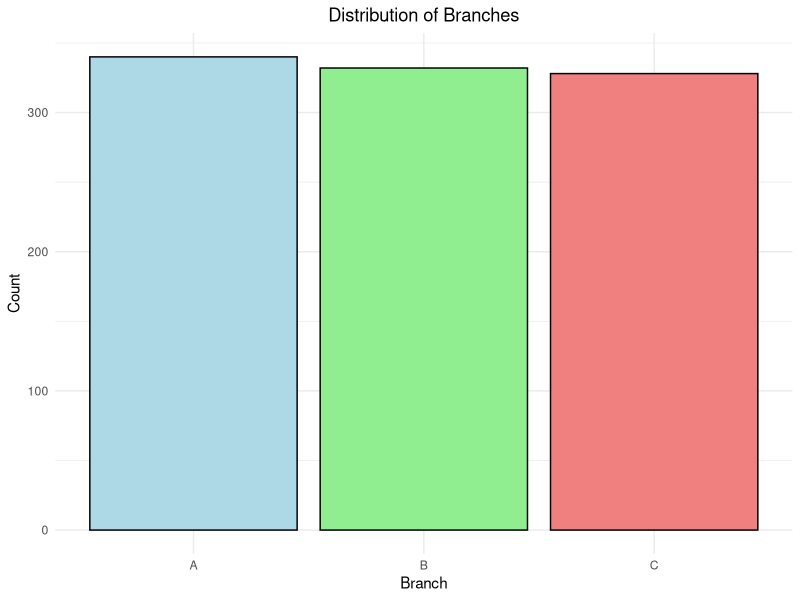
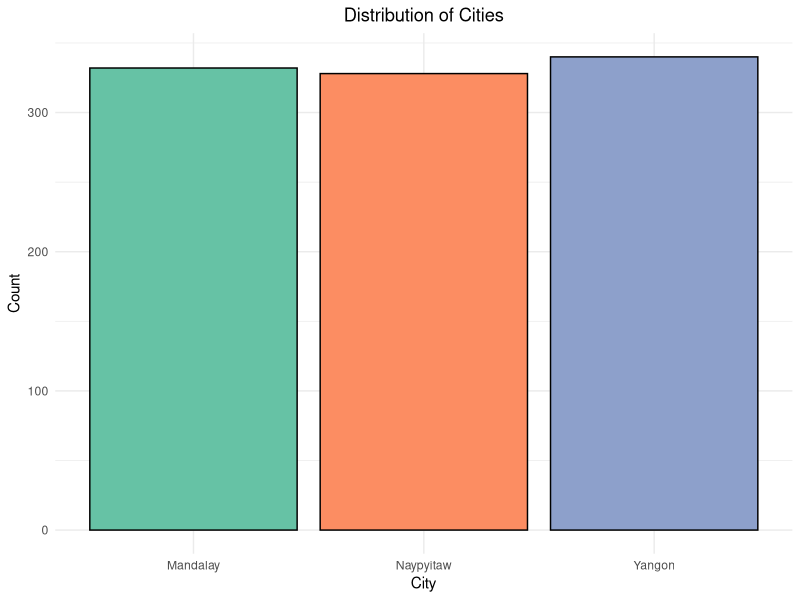
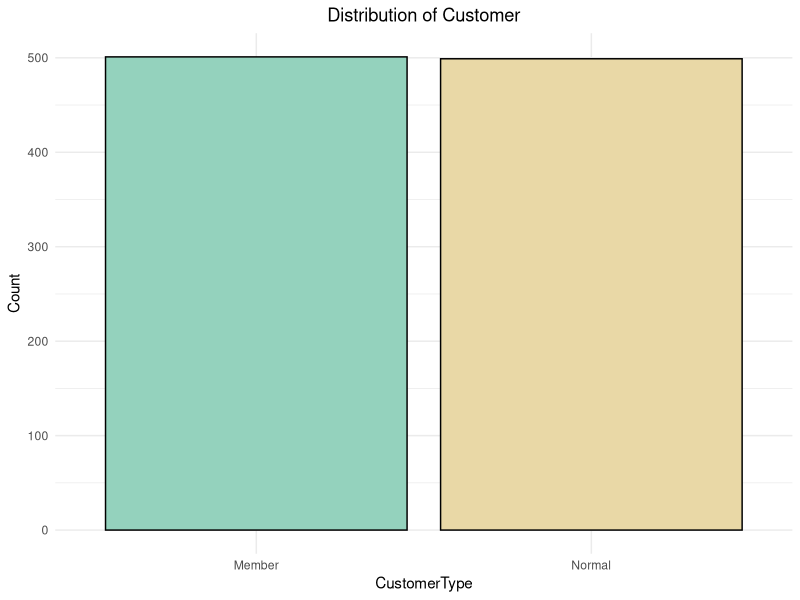
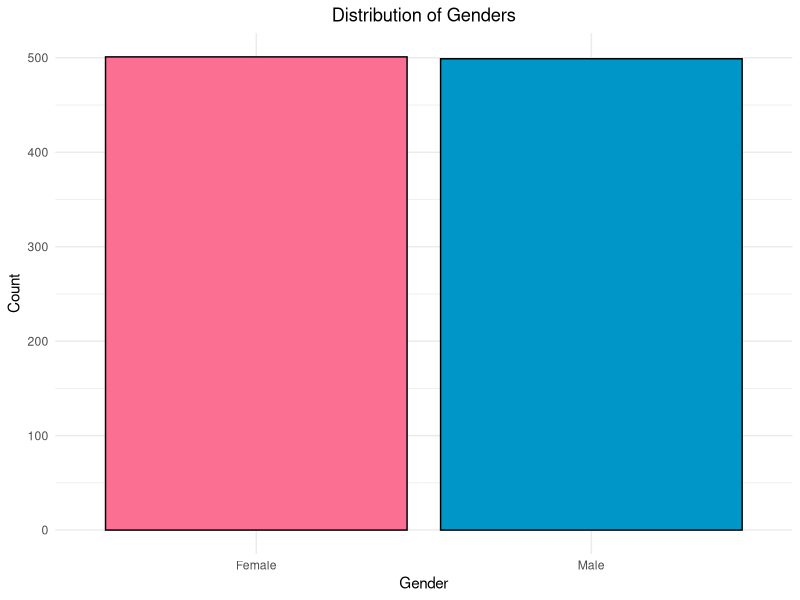
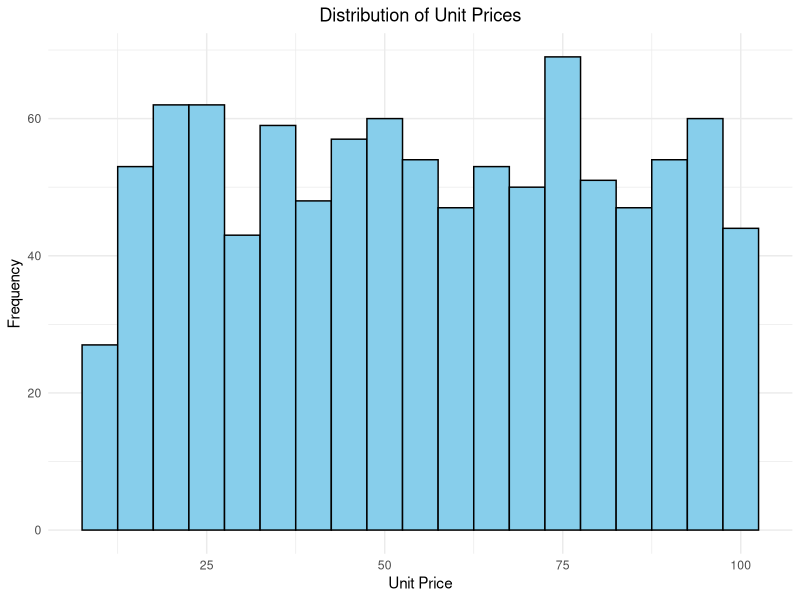
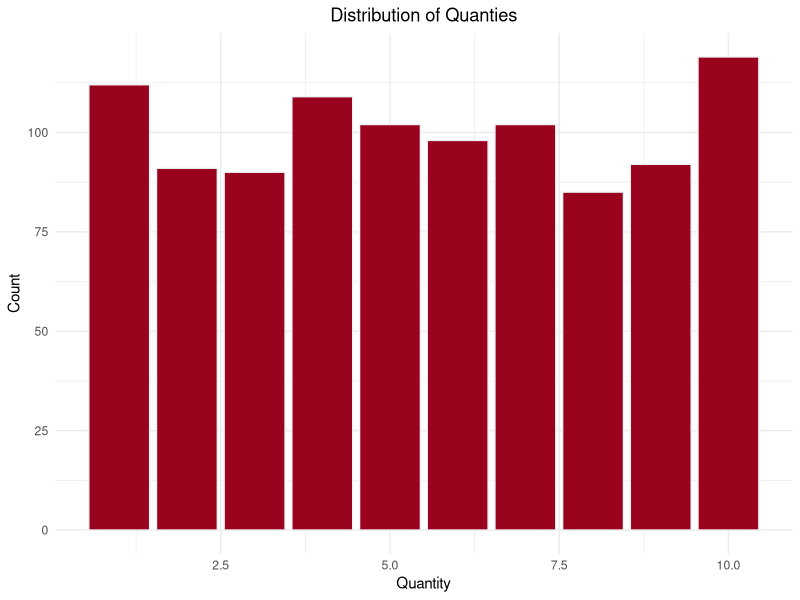
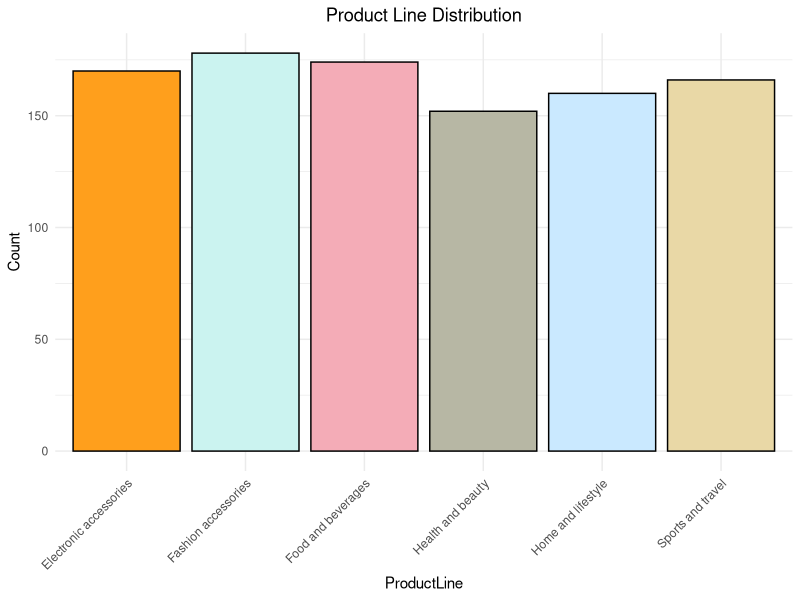
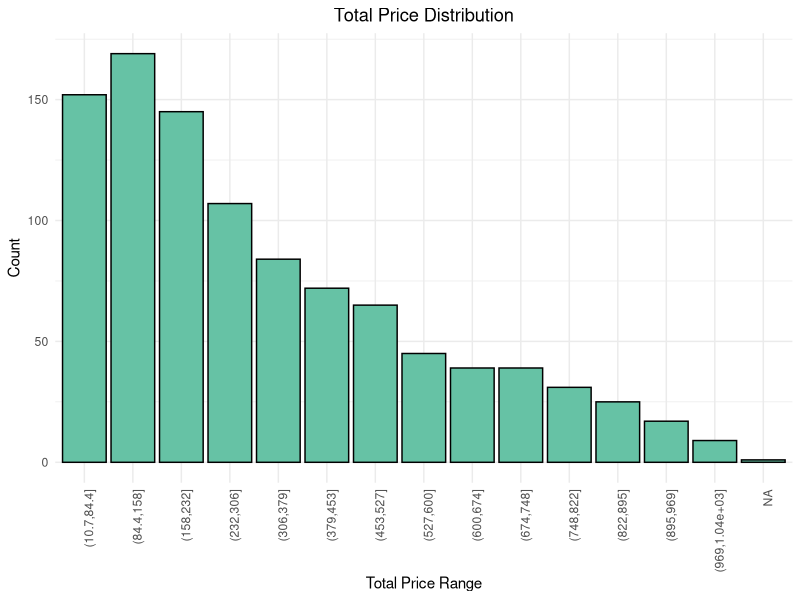

Here is the R script that generated these plots, in order: (Note: this script raises an error after producing the figures.)
library(ggplot2)
library(corrplot)



#Establishing the working directory for the R project within the project folder.
setwd("add data path")
getwd()

#Reading the superMarketSales data set
superMarket <- read.csv(file="supermarketSales.csv",header = TRUE, sep=',')

#Displaying the superMarketSales data frame as a table
View(superMarket)

#Statistics of the superMarketSales data frame
str(superMarket)

#Printing the first five lines(head) of the superMarketSales data frame
head(superMarket)

#Printing the last five lines(tail) of the superMarketSales data frame
tail(superMarket)

#Summary of the data frame
summary(superMarket)

#Changing the names of the columns
colnames(superMarket) <- c("InvoiceId","Branch","City","CustomerType","Gender","ProductLine","UnitPrice","Quantity","Tax5%","Total","Date","Time","Payment","Cogs","GrossMarginPercent","GrossIncome","Rating")

#Converting the character to factor
superMarket$InvoiceId <- factor(superMarket$InvoiceId)
superMarket$Branch <- factor(superMarket$Branch)
superMarket$City <- factor(superMarket$City)
superMarket$CustomerType <- factor(superMarket$CustomerType)
superMarket$Gender <- factor(superMarket$Gender)
superMarket$ProductLine <- factor(superMarket$ProductLine)
superMarket$Payment <- factor(superMarket$Payment)

#Converting the character date to date format
superMarket$Date <- as.Date(superMarket$Date,format="%d-%m-%Y")

head(superMarket)

str(superMarket)

#Assessing the presence of missing or NA values in the data frame.
any(is.na(superMarket))
beforeCleaning <- dim(superMarket)
beforeCleaning
install.packages("tidyverse")
library(tidyr)
superMarket <-  drop_na(superMarket)
any(is.na(superMarket))
afterCleaning <- dim(superMarket)
afterCleaning

# Checking whether the data types of the variables are correct or not
is.factor(superMarket$InvoiceId)
is.factor(superMarket$Branch)
is.factor(superMarket$City)
is.factor(superMarket$CustomerType)
is.factor(superMarket$Gender)
is.factor(superMarket$ProductLine)
is.numeric(superMarket$UnitPrice)
is.numeric(superMarket$Quantity)
is.numeric(superMarket$`Tax5%`)
is.numeric(superMarket$Total)
is.numeric(superMarket$Time)
is.factor(superMarket$Payment)
is.numeric(superMarket$Cogs)
is.numeric(superMarket$GrossMarginPercent)
is.numeric(superMarket$GrossIncome)
is.numeric(superMarket$Rating)

#Removing the unwanted columns and using the necessary columns from the supermarket data frame
newSuperMarketData <- superMarket[,c("Branch","City","CustomerType","Gender","UnitPrice","Quantity","Tax5%","ProductLine","Total","Date","Time","Payment","Rating")]

head(newSuperMarketData)

summary(newSuperMarketData)

str(newSuperMarketData)




#Bar plot for the branch column
branch <- ggplot(newSuperMarketData, aes(x = Branch)) +
  geom_bar(fill = c("lightblue", "lightgreen", "lightcoral"), color = "black") +
  labs(title = "Distribution of Branches", x = "Branch", y = "Count") +
  theme_minimal() +
  theme(plot.title = element_text(hjust = 0.5))

print(branch)


#Bar plot for the City column
city <- ggplot(newSuperMarketData, aes(x = City)) + 
  geom_bar(fill = c("#66c2a5", "#fc8d62", "#8da0cb"), color = "black") + 
  labs(title = "Distribution of Cities", x = "City", y = "Count") + 
  theme_minimal() + 
  theme(plot.title = element_text(hjust = 0.5))

print(city)


#Bar plot for the Customer Type column
customerType <- ggplot(newSuperMarketData, aes(x = CustomerType)) + 
  geom_bar(fill = c("#94d2bd", "#e9d8a6"), color = "black") + 
  labs(title = "Distribution of Customer", x = "CustomerType", y = "Count") + 
  theme_minimal() + 
  theme(plot.title = element_text(hjust = 0.5))

print(customerType)


#Bar plot for the Gender column
gender <- ggplot(newSuperMarketData, aes(x = Gender)) + 
  geom_bar(fill = c("#fb6f92", "#0096c7"), color = "black") + 
  labs(title = "Distribution of Genders", x = "Gender", y = "Count") + 
  theme_minimal() + 
  theme(plot.title = element_text(hjust = 0.5))

print(gender)


#Bar plot for the Unit Price column
unitPrice <- ggplot(newSuperMarketData, aes(x = UnitPrice)) + 
  geom_histogram(binwidth = 5, fill = "skyblue", color = "black") + 
  labs(title = "Distribution of Unit Prices", x = "Unit Price", y = "Frequency") + 
  theme_minimal() + 
  theme(plot.title = element_text(hjust = 0.5))

print(unitPrice)


#Bar plot for the Quantity column
quantity <- ggplot(newSuperMarketData, aes(x = Quantity)) + 
  geom_bar(fill = "#9a031e", color = "#edf2f4") + 
  labs(title = "Distribution of Quanties", x = "Quantity", y = "Count") + 
  theme_minimal() + 
  theme(plot.title = element_text(hjust = 0.5))

print(quantity)


#Bar plot for the Product Line column
productLine <- ggplot(newSuperMarketData, aes(x = ProductLine)) + 
  geom_bar(fill = c("#ff9f1c","#cbf3f0","#f4acb7","#b7b7a4","#cae9ff", "#e9d8a6"), color = "black") + 
  labs(title = "Product Line Distribution", x = "ProductLine", y = "Count") + 
  theme_minimal() + theme(axis.text.x = element_text(angle = 45, hjust = 1)) + 
  theme(plot.title = element_text(hjust = 0.5))

print(productLine)

#Bar plot for the Total column
breaks <- seq(min(superMarket$Total), max(superMarket$Total), length.out = 15)
total <- ggplot(newSuperMarketData, aes(x = cut(Total, breaks = breaks))) +
  geom_bar(fill = "#66c2a5", color = "black") +
  labs(title = "Total Price Distribution", x = "Total Price Range", y = "Count") +
  theme_minimal()+ theme(axis.text.x = element_text(angle = 90, hjust = 1))+theme(plot.title = element_text(hjust = 0.5))
print(total)


#Bar plot for the Dates column
dates <- ggplot(newSuperMarketData, aes(x = format(Date, "%Y-%m"))) +
  geom_bar(fill = "#f7aef8", color = "black") +
  labs(title = "Monthly Date Distribution", x = "Month", y = "Count") +
  theme_minimal() +
  theme(axis.text.x = element_text(angle = 45, hjust = 1))+theme(plot.title = element_text(hjust = 0.5)) 
print(dates)


#Bar plot for the Time column
time <- ggplot(newSuperMarketData, aes(x = Time)) +
  geom_histogram(binwidth = 1, fill = "#9381ff", color = "black") +
  scale_x_continuous(breaks = seq(min(superMarket$Time), max(superMarket$Time)+1, by = 1)) +
  labs(title = "Time Distribution", x = "Time In Hours", y = "Count") +
  theme_minimal()+theme(plot.title = element_text(hjust = 0.5)) 
print(time)


#Bar plot for the Payment column
payment <- ggplot(newSuperMarketData, aes(x =Payment)) + 
  geom_bar(fill = c("#4ecdc4","#ff6b6b","#ffe66d"), color = "black") + 
  labs(title = "Payment Type Distribution", x = "Payment", y = "Count") + 
  theme_minimal() + 
  theme(plot.title = element_text(hjust = 0.5))
print(payment)

#Bar plot for the Rating column
rating <- ggplot(superMarket, aes(x = factor(Rating))) +
  geom_bar(fill = "#5e548e", color = "black") +
  labs(title = "Rating Distribution", x = "Rating", y = "Count") +
  theme_minimal() +
  theme(plot.title = element_text(hjust = 0.5)) +
  scale_x_discrete(breaks = seq(1, 10, by = 1))
print(rating)

#-----------------------------------------------------------------
str(newSuperMarketData)
# Select numeric columns
numeric_columns <- newSuperMarketData[, c("UnitPrice", "Quantity","Tax5%", "Total", "Rating")]
# Compute correlation matrix
cor_matrix <- cor(numeric_columns)
cor_matrix
corrplot(
  cor_matrix,
  method = 'color',
  addCoef.col = TRUE,
  tl.col = 'black',
  tl.srt = 90,
  number.cex = 1
)


#------------------------------scatter plot-----------------------------------
# Scatter plot for Unit Price vs. Quantity
ggplot(newSuperMarketData, aes(x = UnitPrice, y = Quantity, color = Quantity)) +
  geom_point() +
  labs(title = 'Scatterplot: UnitPrice vs. Quantity', x = 'Unit Price', y = 'Quantity') +
  theme_minimal() +
  theme(plot.title = element_text(hjust = 0.5))

# Scatter plot for Branch vs. Total
ggplot(newSuperMarketData, aes(x = Branch, y = Total ,color = Total)) +
  geom_point() +
  labs(title = 'Scatterplot: Branch VS Total', x = 'Branch', y = 'Total') +
  theme_minimal() +
  theme(plot.title = element_text(hjust = 0.5))

# Scatter plot for Branch VS Rating
ggplot(newSuperMarketData, aes(x = Branch , y = Rating ,color = Total)) +
  geom_point() +
  labs(title = 'Scatterplot: Branch VS Rating', x = 'Branch', y = 'Rating') +
  theme_minimal() +
  theme(plot.title = element_text(hjust = 0.5)) + 
  scale_color_gradient(low = "red", high = "green")

# Scatter plot for Date VS Quantity
ggplot(newSuperMarketData, aes(x = `Date` , y = `Quantity` ,color = Total)) +
  geom_point() +
  labs(title = 'Scatterplot: Date VS Quantity', x = 'Date', y = 'Quantity') +
  theme_minimal() +
  theme(plot.title = element_text(hjust = 0.5)) + 
  scale_color_gradient(low = "blue", high = "red")

# Scatter plot for City VS Total
ggplot(newSuperMarketData, aes(x = City, y = Total, color = ProductLine)) +
  geom_point() +
  labs(title = 'Scatterplot: City VS Total', x = 'City', y = 'Total') +
  theme_minimal() +
  theme(plot.title = element_text(hjust = 0.5),   legend.title = element_text(size = 14),
        legend.text = element_text(size = 12),
        legend.position = 'right',legend.background = element_rect(fill = 'white', color = 'grey90'),
        panel.grid.major = element_line(color = 'grey90'),
        panel.grid.minor = element_line(color = 'grey95'),
        panel.background = element_rect(fill = 'white'),
        plot.background = element_rect(fill = 'white'),
        panel.border = element_rect(color = 'grey90', fill = NA, size = 0.7)) +
  scale_color_manual(values = c(
    "Electronic accessories" = "blue",
    "Food and beverages" = "red",
    "Health and beauty" = "green",
    "Home and lifestyle" = "purple",
    "Sports and travel" = "orange",
    "Fashion accessories" = "pink"
  ))


# Scatter plot for Product Line VS Quantity
ggplot(newSuperMarketData, aes(x = ProductLine , y = Quantity ,color = Gender)) +
  geom_point() +
  labs(title = 'Scatterplot: ProductLine VS Quantity', x = 'ProductLine', y = 'Quantity') +
  theme_minimal() +
  theme(axis.text.x = element_text(angle = 45, hjust = 1))+theme(plot.title = element_text(hjust = 0.5))

# Scatter plot for Quantity VS Total
ggplot(newSuperMarketData, aes(x = Quantity , y = Total ,color = Rating)) +
  geom_point() + 
  geom_smooth(method = "lm", se = FALSE, color = "blue") +
  labs(title = 'Scatterplot with linear regression line: Quantity VS Total', x = 'Quantity', y = 'Total') +
  theme_minimal() +
  theme(plot.title = element_text(hjust = 0.5))+
  scale_color_gradient(low = "red", high = "green")


#------------------------------Heat maps-----------------------------------
library(dplyr)

# Set up a common theme
common_theme <- theme_minimal() +
  theme(
    plot.title = element_text(hjust = 0.5, size = 16, face = 'bold'),
    axis.title = element_text(size = 14),
    axis.text = element_text(size = 12),
    legend.title = element_text(size = 14),
    legend.text = element_text(size = 12),
    panel.grid.major = element_line(color = 'grey90'),
    panel.grid.minor = element_line(color = 'grey95'),
    panel.background = element_rect(fill = 'white'),
    plot.background = element_rect(fill = 'white'),
    panel.border = element_rect(color = 'grey90', fill = NA, size = 0.7)
  )

# Heatmap for Unit Price vs. Quantity 
ggplot(newSuperMarketData, aes(x = UnitPrice, y = Quantity)) +
  geom_tile(aes(fill = ..density..), stat = "density2d", alpha = 0.7) +
  labs(title = 'Heatmap: UnitPrice vs. Quantity', x = 'Unit Price', y = 'Quantity') +
  common_theme

# Heatmap for Date VS Quantity 
ggplot(newSuperMarketData, aes(x = Date, y = Quantity, color = Total)) +
  geom_tile(aes(fill = ..density..), stat = "density2d", alpha = 0.7) +
  labs(title = 'Heatmap: Date VS Quantity', x = 'Date', y = 'Quantity') +
  common_theme

# Heatmap for Quantity VS Total 
ggplot(newSuperMarketData, aes(x = Quantity, y = Total, color = Rating)) +
  geom_tile(aes(fill = ..density..), stat = "density2d", alpha = 0.7) +
  labs(title = 'Heatmap: Quantity VS Total', x = 'Quantity', y = 'Total') +
  common_theme
#-----------------------Histograms--------------------
ggplot(newSuperMarketData, aes(x = Quantity)) +
  geom_histogram(fill = "#f48c06", color = "black", bins = 10) +
  labs(title = paste("Histogram of Quantity"), x = "Quantity", y = "Frequency") +
  theme_minimal()+  theme(plot.title = element_text(hjust = 0.5))

ggplot(newSuperMarketData, aes(x = UnitPrice)) +
  geom_histogram(fill = "#84a59d", color = "black", bins = 30) +
  labs(title = paste("Histogram of Unit Price"), x = "Unit Price", y = "Frequency") +
  theme_minimal()+  theme(plot.title = element_text(hjust = 0.5))

ggplot(newSuperMarketData, aes(x = Total)) +
  geom_histogram(fill = "#ffbe0b", color = "black", bins = 30) +
  labs(title = paste("Histogram of Total"), x = "Total", y = "Frequency") +
  theme_minimal()+  theme(plot.title = element_text(hjust = 0.5))

ggplot(newSuperMarketData, aes(x = Rating)) +
  geom_histogram(fill = "#cdb4db", color = "black", bins = 30) +
  labs(title = paste("Histogram of Rating"), x = "Rating", y = "Frequency") +
  theme_minimal()+  theme(plot.title = element_text(hjust = 0.5))

ggplot(newSuperMarketData, aes(x = Time)) +
  geom_histogram(fill = "#8ecae6", color = "black", bins = 24) +
  labs(title = paste("Histogram of Time"), x = "Time", y = "Frequency") +
  theme_minimal()+  theme(plot.title = element_text(hjust = 0.5))



#-----------------------------------Density Plots-------------------------------

# Density Plot for Quantity
ggplot(newSuperMarketData, aes(x = Quantity)) +
  geom_density(fill = "#f48c06", color = "black") +  
  labs(title = "Density Plot of Quantity", x = "Quantity", y = "Density") +  
  theme_minimal() + theme(plot.title = element_text(hjust = 0.5)) 

# Density Plot for Unit Price
ggplot(newSuperMarketData, aes(x = UnitPrice)) +
  geom_density(fill = "#84a59d", color = "black") +  
  labs(title = "Density Plot of Unit Price", x = "Unit Price", y = "Density") +  
  theme_minimal() + theme(plot.title = element_text(hjust = 0.5)) 

# Density Plot for Total
ggplot(newSuperMarketData, aes(x = Total)) +
  geom_density(fill = "#ffbe0b", color = "black") +  
  labs(title = "Density Plot of Total", x = "Total", y = "Density") +  
  theme_minimal() + theme(plot.title = element_text(hjust = 0.5)) 

# Density Plot for Rating
ggplot(newSuperMarketData, aes(x = Rating)) +
  geom_density(fill = "#cdb4db", color = "black") +  
  labs(title = "Density Plot of Rating", x = "Rating", y = "Density") +  
  theme_minimal() + theme(plot.title = element_text(hjust = 0.5)) 

# Density Plot for Time
ggplot(newSuperMarketData, aes(x = Time)) +
  geom_density(fill = "#8ecae6", color = "black") +  
  labs(title = "Density Plot of Time", x = "Time", y = "Density") +  
  theme_minimal() + theme(plot.title = element_text(hjust = 0.5)) 

#-------------------------Box plots---------------------------------------------

#Box plot for Branch and Unit Price
ggplot(newSuperMarketData, aes(x = Branch, y = UnitPrice, fill = Branch)) +
  geom_boxplot() +
  labs(title = 'Boxplot: Unit Price across Branches', x = 'Branch', y = 'Unit Price') +
  theme_minimal() +  theme(plot.title = element_text(hjust = 0.5)) 

#Box Plot for Branch and Total
ggplot(newSuperMarketData, aes(x = Branch, y = Total, fill = Branch)) +
  geom_boxplot() +
  labs(title = 'Boxplot: Total across Branches', x = 'Branch', y = 'Total') +
  theme_minimal() +  theme(plot.title = element_text(hjust = 0.5)) 

#Box Plot for Branch and Rating
ggplot(newSuperMarketData, aes(x = Branch, y = Rating, fill = Branch)) +
  geom_boxplot() +
  labs(title = 'Boxplot: Rating across Branches', x = 'Branch', y = 'Rating') +
  theme_minimal() +  theme(plot.title = element_text(hjust = 0.5)) 

#Box Plot for City and Unit price
ggplot(newSuperMarketData, aes(x = City, y = UnitPrice, fill = City)) +
  geom_boxplot() +
  labs(title = 'Boxplot: Unit Price across City', x = 'City', y = 'Unit Price') +
  theme_minimal() +  theme(plot.title = element_text(hjust = 0.5)) 

#Box Plot for City and Quantity
ggplot(newSuperMarketData, aes(x = City, y = Quantity, fill = City)) +
  geom_boxplot() +
  labs(title = 'Boxplot: Quantity across City', x = 'City', y = 'Quantity') +
  theme_minimal() +  theme(plot.title = element_text(hjust = 0.5))

#Box Plot for City and Time
ggplot(newSuperMarketData, aes(x = City, y = Time, fill = City)) +
  geom_boxplot() +
  labs(title = 'Boxplot: Time across City', x = 'City', y = 'Time') +
  theme_minimal() +  theme(plot.title = element_text(hjust = 0.5))

#Box Plot for City and Date
ggplot(newSuperMarketData, aes(x = City, y = Date, fill = City)) +
  geom_boxplot() +
  labs(title = 'Boxplot: Date across City', x = 'City', y = 'Date') +
  theme_minimal() +  theme(plot.title = element_text(hjust = 0.5))

# 
#,	
a <- c("Branch", "City", "CustomerType", "Gender", "ProductLine", "Payment")
b <- c("UnitPrice","Quantity", "Total", "Time", "Rating")

for (cat_var in a) {
  for (num_var in b) {
    # Box Plot
    p <- ggplot(newSuperMarketData, aes_string(x = cat_var, y = num_var, fill = cat_var)) +
      geom_boxplot() +
      labs(title = paste('Boxplot: ', num_var, ' across ', cat_var), x = cat_var, y = num_var) +
      theme_minimal() + theme(plot.title = element_text(hjust = 0.5))+ theme(axis.text.x = element_text(angle = 45, hjust = 1)) 
    
    # Print the plot
    print(p)
  }
}




# Assuming 'Total' is the dependent variable and other relevant columns as independent variables
#model <- lm(Total ~ UnitPrice + Quantity + Rating, data = newSuperMarketData)

model <- lm(Total~Branch + City + CustomerType + Gender + UnitPrice + Quantity + ProductLine + Date + Time + Payment + Rating,data=newSuperMarketData)
model
attributes(model)
k <- data.frame(UnitPrice=58.07,Branch="A",City="Yangon",CustomerType="Member",Gender="Male",ProductLine="Home and lifestyle",Quantity=9,Date="19-01-2019",Time=20.07,Payment="Ewallet",Rating=4.3)
predict(model,k)
# Summary of the linear regression model
summary(model)
summary(model)$r.squared
summary(model)$adj.r.squared
summary(model)$coefficient
plot(newSuperMarketData, pch = 16, col = "blue") #Plot the results
abline(model) #Add a regression line


# Assuming 'Total' is the dependent variable and 'Quantity' is the independent variable
model <- lm(Time ~ Branch, data = newSuperMarketData)
summary(model)
model2 <- lm(Total ~ UnitPrice + Quantity + Rating+Date, data = newSuperMarketData)
summary(model2)
# Scatter plot with regression line
library(ggplot2)

ggplot(newSuperMarketData, aes(x = UnitPrice, y = Quantity)) +
  geom_point() +
  geom_smooth(method = "lm", se = FALSE, color = "blue") +
  labs(title = "Scatter Plot with Linear Regression Line", x = "Quantity", y = "Total")


# Selecting numerical variables from the data set
numeric_data <- newSuperMarketData[, sapply(newSuperMarketData, is.numeric)]
# Scaling the numeric data
scaled_data <- scale(numeric_data)
#head of numeric data
head(numeric_data)
# Performing k-means clustering with k=3 (you can adjust k as needed)
set.seed(123)
kmeans_result <- kmeans(scaled_data, centers = 3)

# Adding cluster labels to the original dataset
superMarket$Cluster <- kmeans_result$cluster

# Printing the results
print(kmeans_result)
head(superMarket,10)
